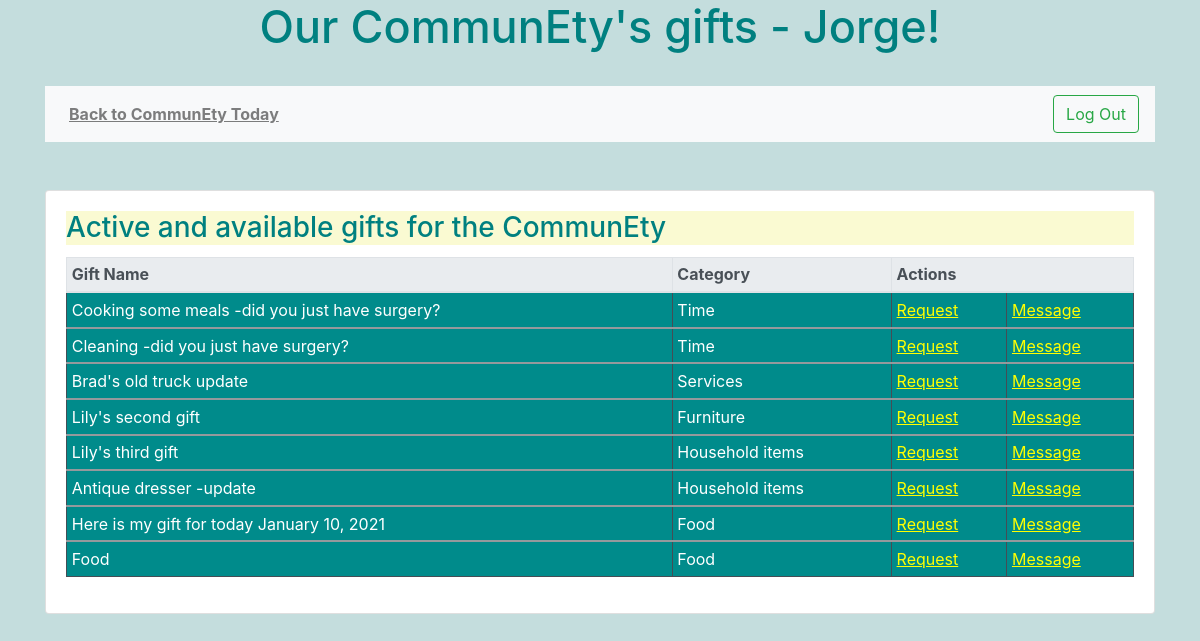
Screenshot of /communety/dashboard (signed in) with the database file from the repository.
### solo_app/models.py (models this page shows)
class User(models.Model):
    first_name = models.CharField(max_length=60)
    last_name = models.CharField(max_length=60)
    street_address = models.CharField(max_length=255)
    city = models.CharField(max_length=60)
    state = models.CharField(max_length=2)
    zip_code= models.CharField(max_length=5)
    email = models.EmailField(unique=True)
    password = models.CharField(max_length=100)
    created_at = models.DateTimeField(auto_now_add=True)
    updated_at = models.DateTimeField(auto_now=True)
    objects = UserManager()

class Gift(models.Model):
    name = models.CharField(max_length=50)
    description = models.CharField(max_length=255)
    status = models.BooleanField()
    available_date = models.DateTimeField()
    created_at = models.DateTimeField(auto_now_add=True)
    updated_at = models.DateTimeField(auto_now=True)
    categoryJoin = models.ForeignKey(Category, related_name="gift_Join",null=True,on_delete=models.CASCADE)
    creator = models.ForeignKey(User, related_name="has_created_gifts", on_delete=models.CASCADE) #OneUser can create ManyGifts
    favorited_by = models.ManyToManyField(User, related_name="favorited_gifts")     #liker and liked -incorporate later
    objects = GiftManager()

class Category(models.Model):    #join as OneToMany with Gift (rather than being part/column in Gift table)
    category = models.CharField(max_length=100)
    created_at = models.DateTimeField(auto_now_add=True)
    updated_at = models.DateTimeField(auto_now=True)

### solo_app/views.py (the view)
# urls.py: path('dashboard', views.dashboard),
def dashboard(request):
    if 'user_id' not in request.session:
        return redirect('/communety/today')
    user = User.objects.get(id=request.session['user_id'])
    sortGifts = Gift.objects.all().order_by("categoryJoin")  #works also with categoryJoin_id
    context = {
        "categs_list": Category.objects.all(),
        "sortGifts" : sortGifts,
        "logged_user": user,
    }
    return render(request, 'dashboard.html', context)

### solo_app/templates/dashboard.html (shortened to what this page needs)
<!DOCTYPE html>
<html lang="en">
<head>
    <link href="https://stackpath.bootstrapcdn.com/bootstrap/4.5.0/css/bootstrap.min.css" rel="stylesheet">
    {% load static %}
    <link rel="stylesheet" href="{% static 'css/styleDashboard.css' %}">
</head>
<body>
    <div class="container">
        <h1>Our CommunEty's gifts - {{ logged_user.first_name }}!</h1>
        <br>
        <nav class="navbar navbar-expand-lg navbar-light bg-light">
            <div class="collapse navbar-collapse" id="navbarSupportedContent">
              <ul class="navbar-nav mr-auto">
                <li class="nav-item">
                  <a class="nav-link" href="/communety/today"><strong>Back to CommunEty Today</strong> </a>
                </li>
              </ul>
                <a href="/communety/logout"><button class="btn btn-outline-success my-2 my-sm-0" type="submit">Log Out</button></a>
            </div>
        </nav>
          <br><br>
          <div class="card">
            <div class="card-body">
                <h3 class="card-title">Active and available gifts for the CommunEty</h3>
                <table class= "table table-dark table-sm">
                  <thead class="thead-light">
                      <tr>
                          <th>Gift Name</th>
                          <th>Category</th>
                          <th colspan="2">Actions</th>
                      </tr>
                  </thead>
                  {% for gift in sortGifts %}
                    {% if gift.status == 0 %}
                      {% if logged_user.id != gift.creator_id %}
                        <tbody>
                            <tr>
                                <td>{{ gift.name }}</td>
                                <td>{{  gift.categoryJoin.category  }}</td>
                                <td><a href="/communety/{{gift.id}}/request">Request</a></td>
                                    <td><a href="/communety/theWall">Message</a></td>
                            </tr>
                        </tbody>
                      {% endif %}
                    {% endif %}
                  {% endfor %}
                </table>
            </div>
          </div>
    </div>
</body>
</html>

### solo_app/static/css/styleDashboard.css (style rules this page uses)
* { margin:0; padding:0; }
body { background-color: rgb(196, 221, 221); text-emphasis-color:bold; }
h1 { color:teal; text-emphasis-color:initial; font-size: 45px; text-align: center; }
h3 { color: teal; background-color: lightgoldenrodyellow; }
a { color: yellow; background-color: transparent; text-decoration: underline; }
td, th { border: 1px solid #dddddd; text-align: left; padding: 8px; background-color:darkcyan; }

### rows the page displays
User: first_name "Jorge"
Gift: name "Cooking some meals -did you just have surgery?", categoryJoin.category "Time"
Gift: name "Cleaning -did you just have surgery?", categoryJoin.category "Time"
Gift: name "Brad's old truck update", categoryJoin.category "Services"
Gift: name "Lily's second gift", categoryJoin.category "Furniture"
Gift: name "Lily's third gift", categoryJoin.category "Household items"
Gift: name "Antique dresser -update", categoryJoin.category "Household items"
Gift: name "Here is my gift for today January 10, 2021", categoryJoin.category "Food"
Gift: name "Food", categoryJoin.category "Food"
